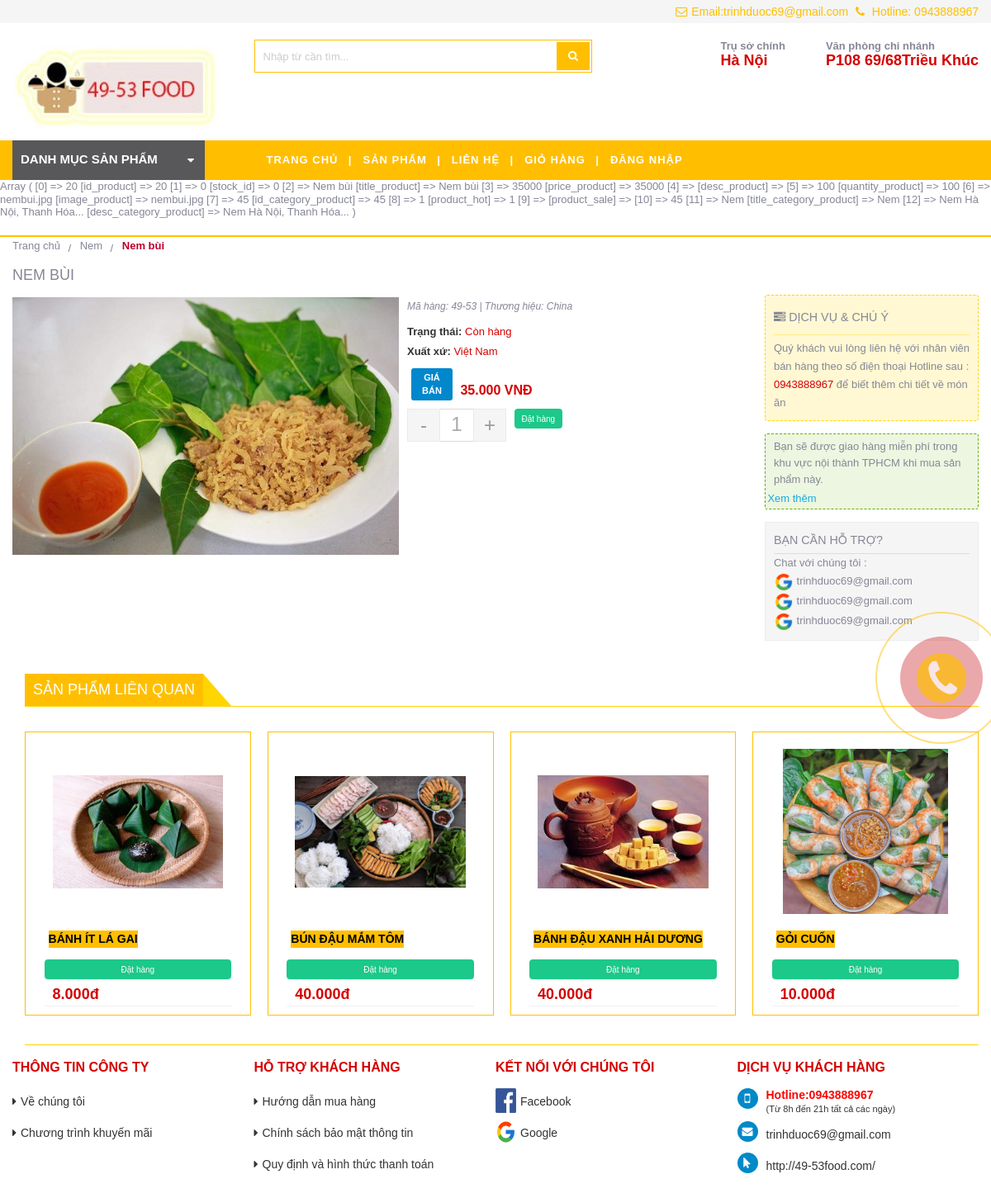
The app's page /sanpham/chitietsanpham/20 with its own data.
### tables this page shows
CREATE TABLE `tbl_product` (
  `id_product` int(11) NOT NULL,
  `stock_id` int(11) NOT NULL,
  `title_product` varchar(255) NOT NULL,
  `price_product` varchar(100) NOT NULL,
  `desc_product` text NOT NULL,
  `quantity_product` int(11) NOT NULL,
  `image_product` varchar(100) NOT NULL,
  `id_category_product` int(11) NOT NULL,
  `product_hot` int(11) NOT NULL,
  `product_sale` varchar(255) NOT NULL
);

CREATE TABLE `tbl_category_product` (
  `id_category_product` int(11) NOT NULL,
  `title_category_product` varchar(100) NOT NULL,
  `desc_category_product` varchar(200) NOT NULL
);

### system/libs/Load.php (called while the page is built, shortened)
<?php
     class Load{
        public function view($fileName, $data = false){
            include 'app/views/'.$fileName.'.php';
        }
        public function model($fileName){
            return new $fileName();
        }
    }
?>

### app/controllers/sanpham.php (called while the page is built, shortened)
<?php
    class sanpham extends DController{
        public function chitietsanpham($id){
            $table = 'tbl_category_product';
            $table_product = 'tbl_product';
            $cond = "$table_product.id_category_product=$table.id_category_product AND $table_product.id_product='$id'";
            $categorymodel = $this->load->model('categorymodel');
            $data['category'] = $categorymodel->category_home($table);
            $data['category_by_id'] = $categorymodel->categorybyid_home($table,$table_product,$id);
            $data['details_product'] = $categorymodel->details_product_home($table,$table_product,$cond);
            $data['related'] = $categorymodel->related_product_home($table_product);
            $this->load->view('header',$data);
            $this->load->view('details_product',$data);
            $this->load->view('footer');
        }
    }
?>

### system/libs/Database.php (called while the page is built, shortened)
<?php
    class Database extends PDO{
    public function select($sql,$data = array(),$fetchStyle = PDO::FETCH_ASSOC){
        $statement = $this->prepare($sql);
        $statement->execute();
        return $statement->fetchAll();
    }
}
?>

### app/models/categorymodel.php (called while the page is built, shortened)
<?php
    class categorymodel extends DModel{
    public function details_product_home($table,$table_product,$cond){
        $sql = "SELECT * FROM $table_product,$table WHERE $cond";
        return $this->db->select($sql);
    }
    public function related_product_home($table_product){
        $sql = "SELECT * FROM $table_product  ORDER BY RAND() limit 4";
        return $this->db->select($sql);
    }
    }
?>

### system/libs/DController.php (called while the page is built, shortened)
<?php
    class DController{
        public function __construct(){
            $this->load = new Load();
        }
    }
?>

### system/libs/DModel.php (called while the page is built, shortened)
<?php
    class DModel{
        public function __construct(){
            $connect = 'mysql:dbname=pdo_blogs_ecommerce; host = localhost';
            $user = 'root';
            $pass = '';
            $this->db = new Database($connect,$user,$pass);
    }
}
?>

### app/views/details_product.php (the view, shortened to what this page needs)
<?php
   foreach($details_product as $key => $value){
      $name_product = $value['title_product'];
      $name_category_product = $value['title_category_product'];
      $id_cate = $value['id_category_product'];
   }
?>
<section>
<?php
   foreach($details_product as $key => $details){
      print_r($details)
?>  <form action="<?php echo BASE_URL ?>/giohang/themgiohang" method="POST">
         <div class="bg_in">
            <div class="wrapper_all_main">
               <div class="wrapper_all_main_right no-padding-left" style="width:100%;">
                  <div class="breadcrumbs">
                     <ol itemscope itemtype="http://schema.org/BreadcrumbList">
                        <li itemprop="itemListElement" itemscope itemtype="http://schema.org/ListItem">
                           <a itemprop="item" href="<?php echo BASE_URL ?>">
                           <span itemprop="name">Trang chủ</span></a>
                        </li>
                        <li itemprop="itemListElement" itemscope itemtype="http://schema.org/ListItem">
                           <a itemprop="item" href="<?php echo BASE_URL ?>/sanpham/danhmuc/<?php echo $id_cate ?>">
                           <span itemprop="name"> <?php echo $name_category_product ?></span></a>
                        </li>
                        <li itemprop="itemListElement" itemscope itemtype="http://schema.org/ListItem">
                           <span itemprop="item">
                           <strong itemprop="name">
                           <?php echo $name_product ?>
                           </strong>
                           </span>
                        </li>
                     </ol>
                  </div>
                  <div class="content_page">
                     <div class="content-right-items margin0">
                        <div class="title-pro-des-ct">
                           <h1>   <?php echo $name_product ?> </h1>
                        </div>
                        <div class="slider-galery ">
                         <div id="sync1" class="owl-carousel owl-theme">
                                  <div class="item">
                                      <img src="<?php echo BASE_URL ?>/public/uploads/product/<?php echo $details['image_product']?>" width="100%">
                                  </div>
                           </div>
                        </div>
                        </div>
                        <div class="content-des-pro">
                           <div class="content-des-pro_in">
                              <div class="pro-des-sum">
                                 <div class="price">
                                    <p class="code_skin" style="margin-bottom:10px">
                                       <span>Mã hàng: <a href="chitietsp.php">49-53</a> | Thương hiệu: China <a href=""></a></span>
                                    </p>
                                    <div class="status_pro">
                                       <span><b>Trạng thái:</b>  Còn hàng</span>
                                    </div>
                                    <div class="status_pro"><span><b>Xuất xứ:</b>  Việt Nam</span></div>
                                 </div>
                                 <div class="color_price">
                                    <span class="title_price bg_green">Giá bán</span> <?php echo number_format ($details['price_product'],0,',','.')?> <span>vnđ</span>
                                 </div>
                              </div>
                           </div>
                           <div class="ct">
                              <div class="number_price">
                                 <div class="custom pull-left">
                                    <button onclick="var result = document.getElementById('qty'); var qty = result.value; if( !isNaN( qty ) &amp;&amp; qty > 0 ) result.value--;return false;" class="reduced items-count" type="button">-</button>
                                    <input type="text" class="input-text qty" title="Qty" value="1" maxlength="<?php echo $details['quantity_product']?>" id="qty" name="product_quantity">
                                    <button onclick="var result = document.getElementById('qty'); var qty = result.value; if( !isNaN( qty )) result.value++;return false;" class="increase items-count" type="button">+</button>
                                 </div>
                              </div>
                              <div class="wp_a">
                              <input type="submit" style="box-shadow: none" class="btn btn-success" name="addcart" value="Đặt hàng">
                              </div>
                              </form>
                        <div class="content-des-pro-suport">
                           <div class="box-setup">
                              <div class="title-setup">
                                 <i class="fa fa-tasks" aria-hidden="true"></i> Dịch vụ &amp; Chú ý
                              </div>
                              <div class="info-setup">
                                 <div class="row-setup">
                                    <p style="text-align:justify">Quý khách vui lòng liên hệ với nhân viên bán hàng theo số điện thoại Hotline sau :</p>
                                    <p><span style="color:#d50100">0943888967</span>&nbsp;để biết thêm chi tiết về món ăn</p>
                                 </div>
                              </div>
                           </div>
                           <div class="info-prod prod-price freeship">
                              <span class="title">
                                 <p>
                                    Bạn sẽ được giao hàng miễn phí trong khu vực nội thành TPHCM khi mua sản phẩm này.
                                 </p>
                              </span>
                              <span class="row more"><a href="" title="">Xem thêm</a>
                              </span>
                           </div>
                           <div class="bx-contact">
                              <span class="title-cnt">Bạn cần hỗ trợ?</span>
                              <p>Chat với chúng tôi :</p>
                              <p><img alt="icon fb " src="<?php echo BASE_URL ?>/public/images/gg.png" style="height:24px; width:24px" />&nbsp;<a href="google:trinhduoc69@gmail.com">trinhduoc69@gmail.com</a></p>
                              <p><img alt="icon fb " src="<?php echo BASE_URL ?>/public/images/gg.png" style="height:24px; width:24px" />&nbsp;<a href="google:trinhduoc69@gmail.com">trinhduoc69@gmail.com</a></p>
                              <p><img alt="icon fb " src="<?php echo BASE_URL ?>/public/images/gg.png" style="height:24px; width:24px" />&nbsp;<a href="google:trinhduoc69@gmail.com">trinhduoc69@gmail.com</a></p>
                           </div>
                        </div>
               <div class="wrapper_all_main_right">
                  <div class="product_detail_info">
                     <div class="module_pro_all" id="productDetail">
                        <div class="box-title">
                           <div class="title-bar">
                  <?php
                  }
                  ?>
                  <div class="module_pro_all">
                     <div class="box-title">
                        <div class="title-bar">
                           <h3>Sản phẩm liên quan</h3>
                        </div>
                     </div>
                     <div class="pro_all_gird">
                        <div class="girds_all list_all_other_page ">
                        <?php
                        foreach($related as $key => $relate){
                        ?>
                        <form action="<?php echo BASE_URL ?>/giohang/themgiohang" method="POST">
                        <div class="grids">
                       <div class="grids_in">
                        <div class="content">
                        <div class="img-right-pro">
                           <a href="sanpham.php">
                           <img class="lazy img-pro content-image" src="<?php echo BASE_URL ?>/public/uploads/product/<?php echo $relate['image_product'] ?>" data-original="image/iphone.png" alt="Máy in Canon MF229DW" />
                           </a>
                        </div>
                        <div class="name-pro-right">
                           <a href="<?php echo BASE_URL ?>/sanpham/chitietsanpham/<?php echo $relate['id_product'] ?>">
                              <h3><?php echo $relate['title_product'] ?></h3>
                           </a>
                        </div>
                        <div class="add_card">
                        <input type="submit" style="box-shadow: none" class="btn btn-success" name="addcart" value="Đặt hàng">
                        </div>
                        <div class="price_old_new">
                           <div class="price">
                              <span class="news_price"><?php echo number_format($relate['price_product'],0,',','.').'đ'?></span>
                           </div>
                        </div>
                     </div>
                  </div>
                  </div>
                  </form>
                  <?php
                  }
                  ?>
                        </div>
                     </div>
                  </div>
               </div>
            </div>
         </div>
      </section>

### public/css/product.css (style rules this page uses)
body { overflow-y:scroll; }
.content-right-items.margin0 { margin:0 auto; }
.content-right-items.margin0 .title-pro-des-ct h1 { margin:0;font-size:18px;padding:0 0 10px 0; }
.slider-galery { width:40%;float:left;text-align:center;font-family:Arial,Helvetica,sans-serif; }
.slider-galery img { width:100%;height:auto; }
.content-des-pro { width:37%;float:left;padding-left:10px;box-sizing:border-box;-moz-box-sizing:border-box;-ms-box-sizing:border-box;-o-box-sizing:border-box; }
.content-des-pro-suport { width:23%;float:right;padding-left:10px;box-sizing:border-box;-moz-box-sizing:border-box;-ms-box-sizing:border-box;-o-box-sizing:border-box; }
.box-setup { width: 100%; float: left; text-align: left; padding: 10px; line-height: 22px; background-color: rgba(255,246,199,.79); border: 1px dashed #ffd700; margin-bottom: 15px; border-radius: 3px;box-sizing: border-box; -moz-box-sizing: border-box; -webkit-box-sizing: border-box; }
.title-setup { height: 32px; display: block; padding-left: 0; text-transform: uppercase; line-height: 32px; font-size: 1.1em; }
.info-setup { border-top: 1px solid rgba(255,215,0,.36); margin-top: 5px; padding-top: 5px; }
.info-prod.prod-price.freeship { background: #edf6e1; width: 100%; display: block; padding: 5px 10px; margin: 0 0 15px 0; border-radius: 3px; border: 1px dashed #68af09; float: right;box-sizing: border-box; -moz-box-sizing: border-box; -webkit-box-sizing: border-box; }
.info-prod.prod-price.freeship .title { width: auto ; line-height: 20px; margin-right: 0; display: inline-block; min-width: 100px ; }
.info-prod.prod-price.freeship .more a { color: #19abe0; line-height: 15px; display: block; text-align: right; }
.bx-contact { width: 100%; float: left; text-align: left; padding: 10px; line-height: 22px; background-color: #f6f5f5; border: 1px solid #edecec;box-sizing: border-box; -moz-box-sizing: border-box; -webkit-box-sizing: border-box; }
.title-cnt { font-size: 1.1em; text-transform: uppercase; border-bottom: 1px solid #ddd; padding-bottom: 5px; display: block; }
p.code_skin { font-size:12px;font-style:italic; }
.content-des-pro_in { padding:0;font-family:Arial,Helvetica,sans-serif; }
.title-pro-des-ct { font-size:18px;text-transform:uppercase;font-weight:bold; }
.pro-des-sum { width:100%;padding:5px 0px 10px 0px;line-height:1.5em; }
.margin0 { margin:0px;margin-top:25px; }
.ct { width:100%;text-align:left;margin-top:5px;float:none;margin-bottom:10px; }
.color_price { color: #d50100; font-size: 16px; font-weight: bold; margin-bottom: 5px; float: left; padding-left:5px; text-transform: uppercase; }
.price { margin:0px 0px 5px 0px;text-align:left; }
.status_pro { font-size:100%;color:#d50100;padding-bottom:5px; }
.status_pro b { color:#333; }
.wp_a { width:auto;float:left;box-sizing:border-box;-moz-box-sizing:border-box;-webkit-box-sizing:border-box; }
.owl-carousel .item img { height:auto; }
.title_price { font-size:11px;padding:3px;background:#333;margin-right:5px;border-radius:3px;color:#fff;width:auto;height:auto;display:inline-block;text-align:center;width:50px;line-height:1.5em; }
.title_price.bg_green { background:#0087cc; }
div.owl-carousel { margin-top:3px; }
div.owl-carousel { position:relative;width:100%; }
.ct { padding:0;box-sizing:border-box;-moz-box-sizing:border-box;-webkit-box-sizing:border-box; }
.number_price { display:inline-block;float:left;text-align:left;padding-right:10px; }
.custom.pull-left { float:none;display:inline-block; }
.qty { padding:0 5px 1px;height:40px;border:1px #ddd solid;text-align:center;width:40px;float:left;color:#aaa;font-size:24px;border-right:0px !important;border-left:0px !important; }
.custom button.items-count { background-color:#f5f5f5;float:left;border:1px #eaeaea solid;transition:color 100ms ease-in-out 0s, background-color 100ms ease-in-out 0s, background-position 100ms ease-in-out 0s;color:#999;font-size:10px;line-height:normal;padding:10px;line-height:18px;height:40px;width:40px;cursor:pointer;font-size:24px; }
input, button, select, textarea { font-family:inherit;font-size:inherit;line-height:inherit; }

### records on screen
tbl_product: id_category_product.title_category_product "Nem", title_product "Nem bùi", title_product "NEM BÙI", image_product (picture), price_product "35.000"
tbl_product: image_product (picture), title_product "BÁNH ÍT LÁ GAI", price_product "8.000"
tbl_product: image_product (picture), title_product "BÚN ĐẬU MẮM TÔM", price_product "40.000"
tbl_product: image_product (picture), title_product "BÁNH ĐẬU XANH HẢI DƯƠNG", price_product "40.000"
tbl_product: image_product (picture), title_product "GỎI CUỐN", price_product "10.000"
